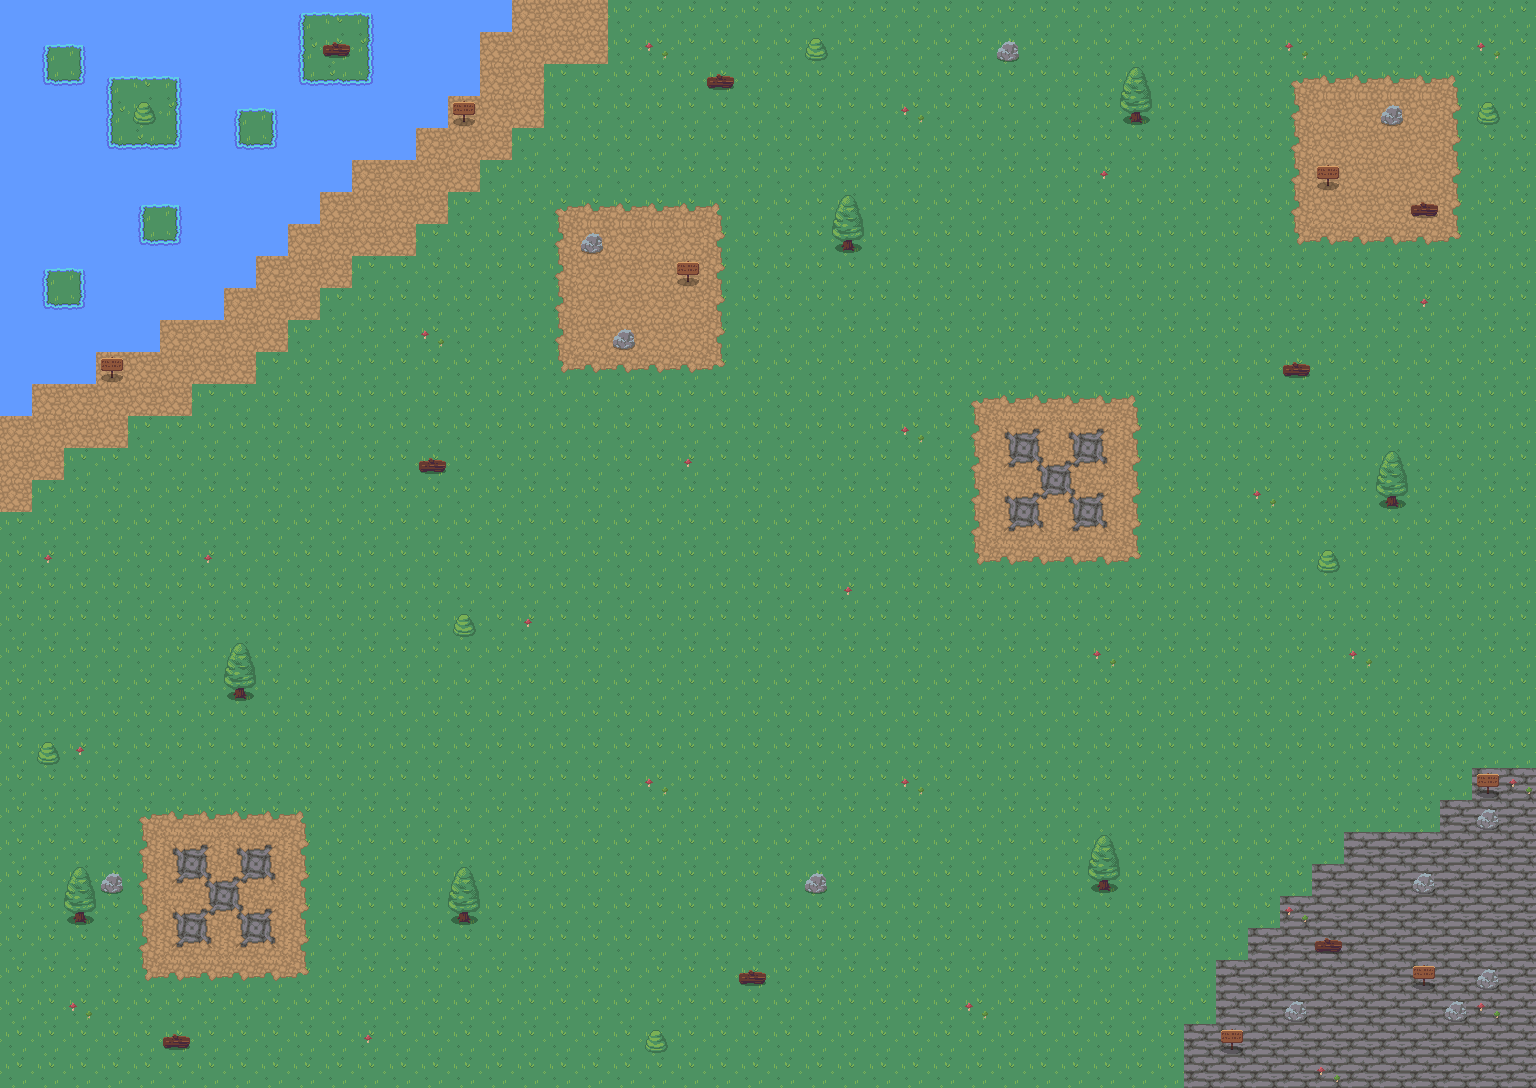

A level layout from a 2D game, rendered from its tile map. Below: a short description, then the map file with tile-grid data replaced by summaries:
An orthogonal 48x34 tile map with 32x32 px tiles, 4 tile layers (suelo, complementos_suelo, jugador, encima_jugador) and 1 object (punto_aparicion).

<map version="1.10" tiledversion="1.10.2" orientation="orthogonal" renderorder="right-down" width="48" height="34" tilewidth="32" tileheight="32" infinite="0" nextlayerid="7" nextobjectid="2">
 <tileset firstgid="1" name="tileset_suelo_mapa" tilewidth="32" tileheight="32" tilecount="180" columns="20">
  <image source="tileset_suelo_mapa.png" width="641" height="288" />
  <tile id="2">
   <properties>
    <property name="collide" type="bool" value="true" />
   </properties>
  </tile>
  <tile id="4">
   <properties>
    <property name="collide" type="bool" value="true" />
   </properties>
  </tile>
  <tile id="20">
   <properties>
    <property name="collide" type="bool" value="true" />
   </properties>
  </tile>
  <tile id="21">
   <properties>
    <property name="collide" type="bool" value="true" />
   </properties>
  </tile>
  <tile id="22">
   <properties>
    <property name="collide" type="bool" value="true" />
   </properties>
  </tile>
  <tile id="36">
   <properties>
    <property name="collide" type="bool" value="true" />
   </properties>
  </tile>
  <tile id="41">
   <properties>
    <property name="collide" type="bool" value="true" />
   </properties>
  </tile>
  <tile id="151">
   <properties>
    <property name="collide" type="bool" value="true" />
   </properties>
  </tile>
 </tileset>
 <layer id="1" name="suelo" width="48" height="34">
  <data>[1632 cells, 1632 non-empty, 2 distinct tile ids]</data>
 </layer>
 <layer id="2" name="complementos_suelo" width="48" height="34">
  <data>[1632 cells, 402 non-empty, 29 distinct tile ids]</data>
 </layer>
 <layer id="3" name="jugador" width="48" height="34">
  <data>[1632 cells, 66 non-empty, 7 distinct tile ids]</data>
 </layer>
 <layer id="4" name="encima_jugador" width="48" height="34" offsetx="3.55271e-15" offsety="7.10543e-15">
  <data>[1632 cells, 7 non-empty, 1 distinct tile ids]</data>
 </layer>
 <objectgroup id="5" name="objetos">
  <object id="1" name="punto_aparicion" x="790.667" y="530.667">
   <point />
  </object>
 </objectgroup>
</map>
